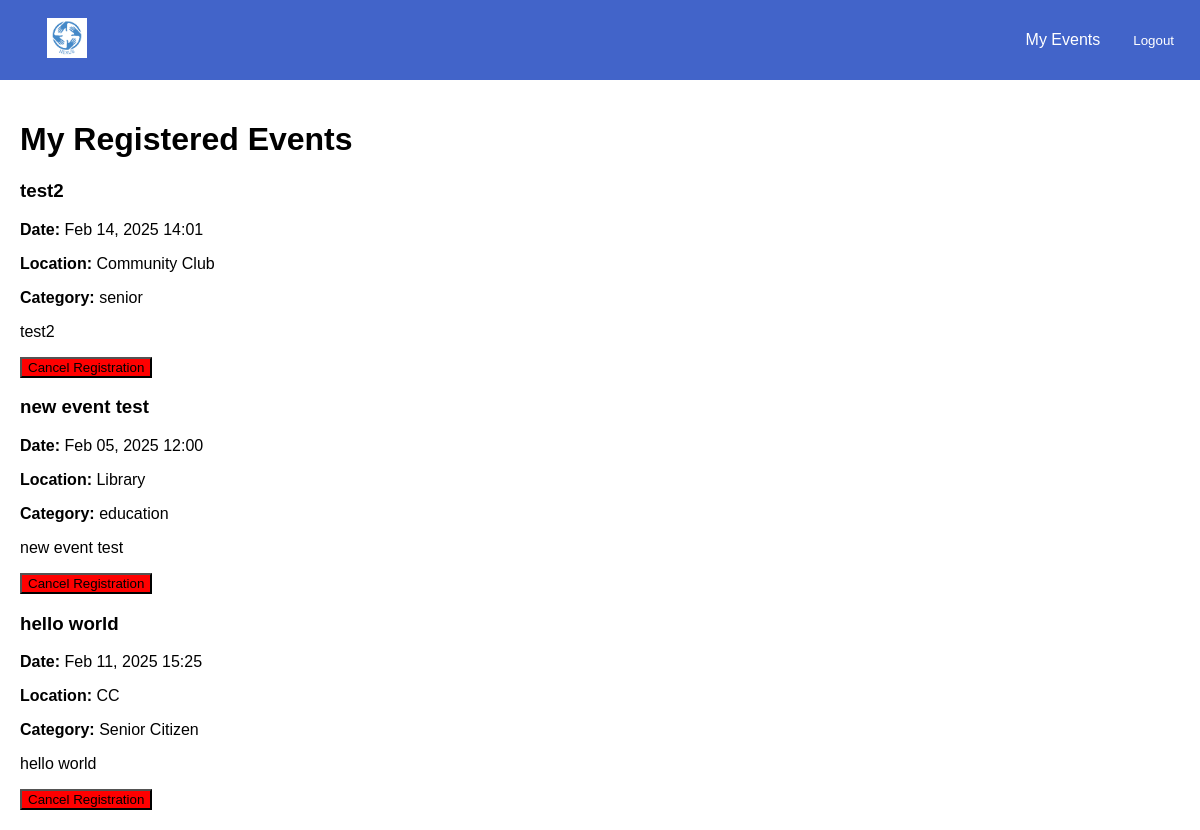
Page /events/my-events/ (signed in) on the earlier database version.
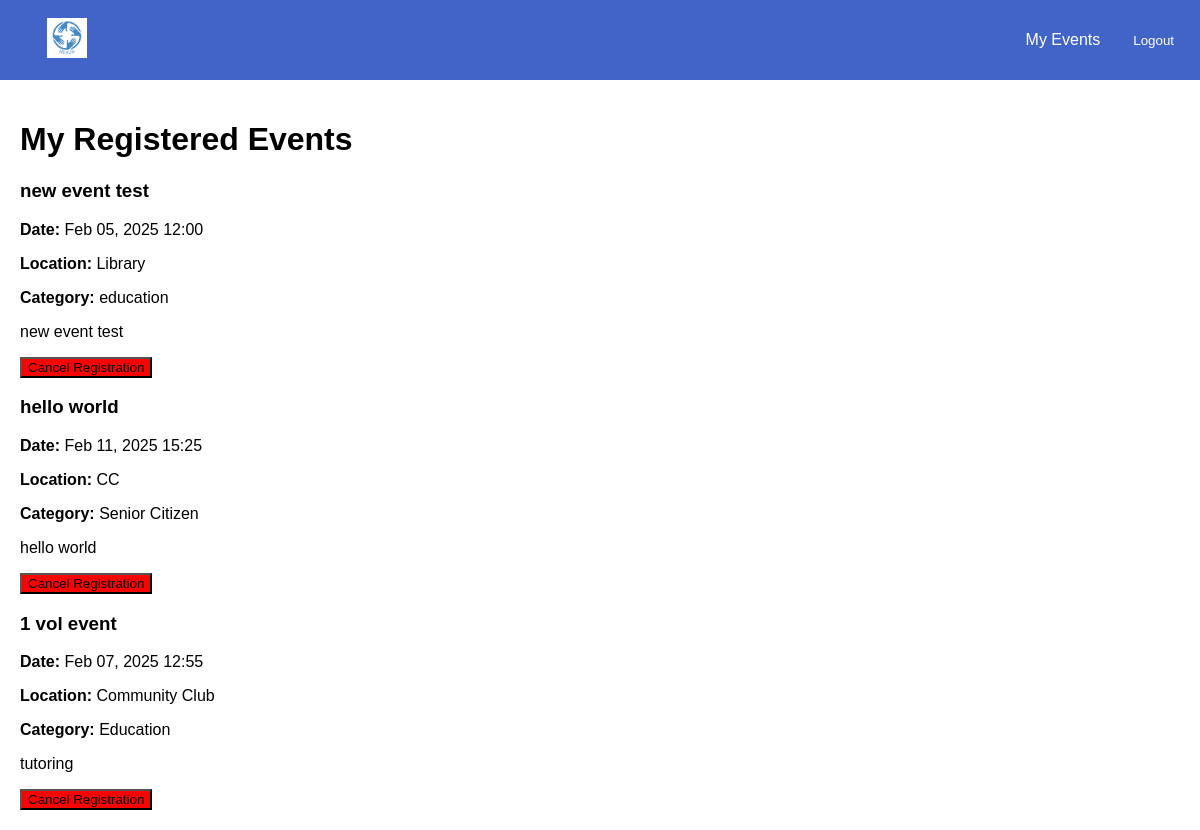
Same page on the later database version.
### events/models.py (models this page shows, shortened)
class VolunteerEvent(models.Model):
    STATUS_CHOICES = [
        ('Registered', 'Registered'),
        ('Waiting List', 'Waiting List'),
    ]
    event = models.ForeignKey(Event, on_delete=models.CASCADE, related_name="registered_volunteers")
    volunteer = models.ForeignKey(settings.AUTH_USER_MODEL, on_delete=models.CASCADE, related_name="registered_events")
    registered_at = models.DateTimeField(auto_now_add=True)
    status = models.CharField(max_length=20, choices=STATUS_CHOICES, default='registered')
    class Meta:
        unique_together = ('event', 'volunteer')  # Prevent duplicate registrations

class Event(models.Model):
    CATEGORY_CHOICES = [
        ('Education', 'Education'),
        ('Social Development', 'Social Development'),
        ('Senior Citizen', 'Senior Citizen'),
    ]
    organisation = models.ForeignKey(settings.AUTH_USER_MODEL, on_delete=models.CASCADE)
    name = models.CharField(max_length=255)
    description = models.TextField()
    date = models.DateTimeField()
    location = models.CharField(max_length=255)
    volunteers_needed = models.PositiveIntegerField()
    roles_responsibilities = models.TextField()
    category = models.CharField(max_length=50, choices=CATEGORY_CHOICES, blank=False, default='education')

### events/views.py (the view)
# urls.py: path('my-events/', views.volunteer_events, name='volunteer_events'),
@login_required
def volunteer_events(request):
    registered_events = VolunteerEvent.objects.filter(volunteer=request.user)
    return render(request, 'events/volunteer_events.html', {'registered_events': registered_events})

### events/templates/events/volunteer_events.html (shortened to what this page needs)
{% extends 'base.html' %}
{% block content %}
    <h1>My Registered Events</h1>
    {% if registered_events %}
        {% for registration in registered_events %}
            <div class="event-card">
                <h3>{{ registration.event.name }}</h3>
                <p><strong>Date:</strong> {{ registration.event.date|date:"M d, Y H:i" }}</p>
                <p><strong>Location:</strong> {{ registration.event.location }}</p>
                <p><strong>Category:</strong> {{ registration.event.category }}</p>
                <p>{{ registration.event.description }}</p>
                <form action="{% url 'events:cancel_registration' registration.event.id %}" method="post">
                    <button type="submit" style="background-color: red;">Cancel Registration</button>
                </form>
            </div>
        {% endfor %}
    {% else %}
        <p>You haven't registered for any events yet.</p>
    {% endif %}
{% endblock %}

### templates/base.html (shortened to what this page needs)
{% load static %}
<!DOCTYPE html>
<html lang="en">
<head>
</head>
<body>
<div class="navbar">
    <a href="{% if request.user.user_type == 'organisation' %}{% url 'events:organisation_dashboard' %}{% else %}{% url 'events:volunteer_dashboard' %}{% endif %}">
        <img src="{% static 'images/Nexus_logo.png' %}" alt="Logo" style="height: 40px;">
    </a>
    <div class="navbar-right">
        <a href="{% url 'events:volunteer_events' %}">My Events</a>
        <form action="{% url 'logout' %}" method="post" style="display:inline;">
            <button type="submit" style="background:none; border:none; color:white; cursor:pointer;">Logout</button>
        </form>
    </div>
</div>
<div class="content">
    {% block content %}
    {% endblock %}
</div>
</body>
</html>

### templates/base.html (style rules this page uses)
body { margin: 0; font-family: Arial, sans-serif; }
.navbar { display: flex; justify-content: space-between; align-items: center; background-color: #4264c9; padding: 10px 20px; }
.navbar img { height: 40px; cursor: pointer; }
.navbar a { color: rgb(255, 255, 255); text-decoration: none; margin: 0 15px; padding: 8px 12px; border-radius: 5px; }
.navbar-right { display: flex; align-items: center; }
.content { padding: 20px; }

Differences in the rows shown:
removed VolunteerEvent: event.name "test2", event "Feb 14, 2025 14:01", event.location "Community Club", event.category "senior", event.description "test2"
added VolunteerEvent: event.name "1 vol event", event "Feb 07, 2025 12:55", event.location "Community Club", event.category "Education", event.description "tutoring"
